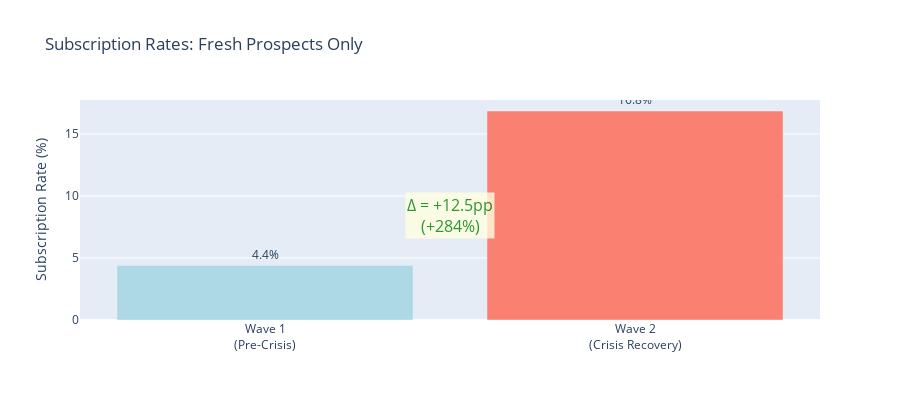

Notebook cell for this chart:
### Markdown cell above
### 7.1 Visualize Outcome Difference

### Code cell
# Create comparison plot
fig = go.Figure()

fig.add_trace(go.Bar(
    x=['Wave 1<br>(Pre-Crisis)', 'Wave 2<br>(Crisis Recovery)'],
    y=[
        rates.loc['Wave 1 (May-Aug 2008)', 'Subscription Rate'] * 100,
        rates.loc['Wave 2 (Apr-Aug 2009)', 'Subscription Rate'] * 100
    ],
    text=[f"{r*100:.1f}%" for r in rates['Subscription Rate']],
    textposition='outside',
    marker_color=['lightblue', 'salmon']
))

fig.add_annotation(
    x=0.5, y=max(rates['Subscription Rate'] * 100) * 0.5,
    text=f"Δ = +{diff*100:.1f}pp<br>(+{(diff / rates.iloc[0,0])*100:.0f}%)",
    showarrow=False,
    font=dict(size=16, color="green"),
    bgcolor="lightyellow",
    opacity=0.8
)

fig.update_layout(
    title='Subscription Rates: Fresh Prospects Only',
    yaxis_title='Subscription Rate (%)',
    height=400,
    showlegend=False
)

fig.show()

### Figure 1 — Plotly figure (JSON) as saved in the notebook; plotly's stock layout.template omitted (floating-point values rounded to 4 significant figures)
{"data": [{"marker": {"color": ["lightblue", "salmon"]}, "text": ["4.4%", "16.8%"], "textposition": "outside", "type": "bar", "x": ["Wave 1<br>(Pre-Crisis)", "Wave 2<br>(Crisis Recovery)"], "y": [4.388, 16.85]}], "layout": {"annotations": [{"bgcolor": "lightyellow", "font": {"color": "green", "size": 16}, "opacity": 0.8, "showarrow": false, "text": "Δ = +12.5pp<br>(+284%)", "x": 0.5, "y": 8.424}], "height": 400, "showlegend": false, "title": {"text": "Subscription Rates: Fresh Prospects Only"}, "yaxis": {"title": {"text": "Subscription Rate (%)"}}}}
